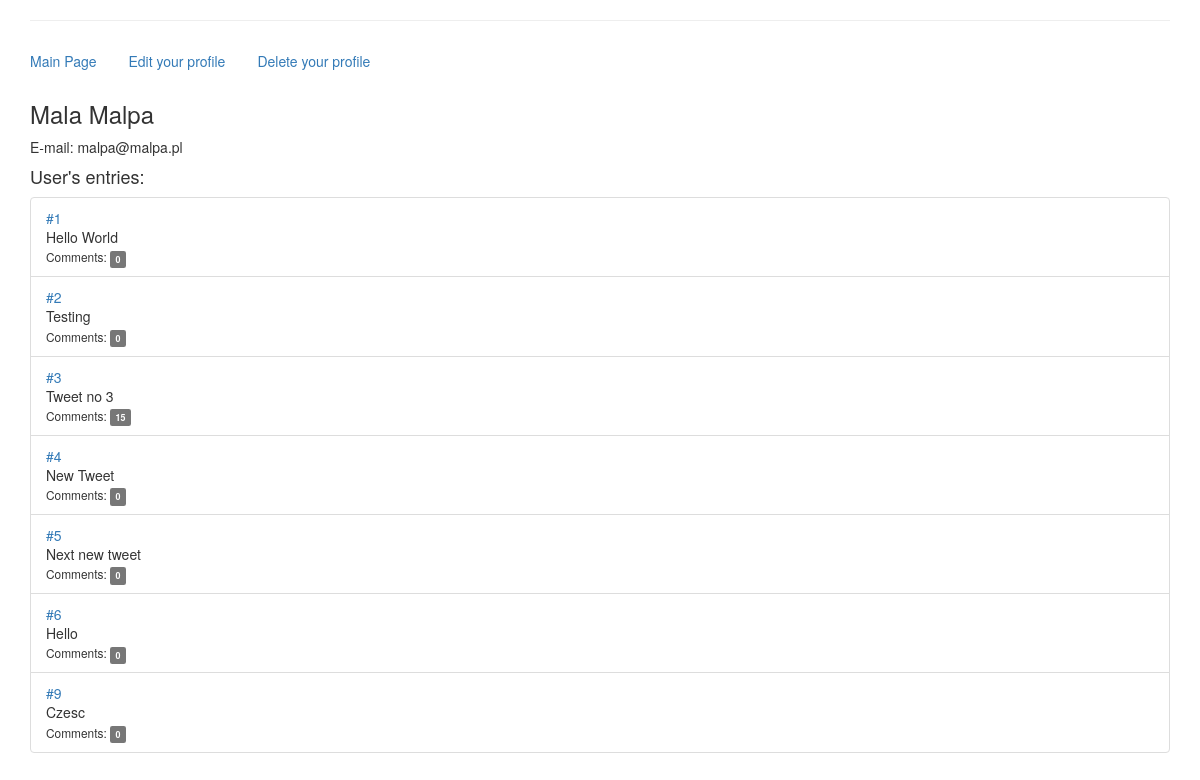
Screenshot of /user_page.php?id=2 (signed in) with the database file from the repository.
### tables this page shows
CREATE TABLE IF NOT EXISTS `User` (
  `id` int(11) NOT NULL AUTO_INCREMENT,
  `email` varchar(50) NOT NULL,
  `password` varchar(255) NOT NULL,
  `full_name` varchar(100) NOT NULL,
  `active` tinyint(1) DEFAULT '1',
  PRIMARY KEY (`id`),
  UNIQUE KEY `email` (`email`)
);

CREATE TABLE IF NOT EXISTS `Tweets` (
  `id` int(11) NOT NULL AUTO_INCREMENT,
  `user_id` int(11) NOT NULL,
  `text` varchar(140) DEFAULT NULL,
  PRIMARY KEY (`id`),
  KEY `user_id` (`user_id`)
);

### src/User.php (called while the page is built, shortened)
<?php
require_once 'connection.php';
class User {
    private $id;
    private $email;
    private $fullName;
    private $active;
    public function __construct(){
        $this->id = -1;
        $this->email = "";
        $this->fullName= "";
        $this->active = 0;
    }
    public function getEmail(){
        return $this->email;
    }
    public function getFullName(){
       return $this->fullName;
    }
    public function getActive(){
        return $this->active;
    }
    public function loadFromDB(mysqli $conn, $id){
        $sql = "SELECT * FROM User WHERE id = $id";
        $result = $conn->query($sql);
        if($result->num_rows ==1) {
            $rowUser = $result->fetch_assoc();
            $this->id = $rowUser['id'];
            $this->email = $rowUser['email'];
            $this->fullName = $rowUser['full_name'];
            $this->active = $rowUser['active'];
        }
        return false;
    }
    public function loadAllTweets(mysqli $conn){
        $sql = "SELECT * FROM Tweets WHERE user_id = '$this->id'";
        $result = $conn->query($sql);
        $allTweets = [];
        if($result->num_rows > 0){
            while($row = $result->fetch_assoc()){
                $allTweets[] = [$row['id'],$row['text']];
            }
            return $allTweets;
        }
        else{
            return false;
        }
    }
}

### src/Tweet.php (called while the page is built, shortened)
<?php
require_once 'connection.php';
class Tweet{
    public static function numOfComments($conn, $id){
        $sql = "SELECT * FROM Comments WHERE tweet_id = '$id'";
        $result = $conn->query($sql);
        return $result->num_rows;
    }
}

### user_page.php (the view, shortened to what this page needs)
<!DOCTYPE html>
<html>
    <head>
        <link href="css/bootstrap.css" rel="stylesheet" type="text/css">
    </head>
    <body>
        <div class="container">
        <?php
        require_once './src/User.php';
        require_once './src/Tweet.php';
        require_once './src/connection.php';
        if($_SERVER["REQUEST_METHOD"]==="GET"){
            $userId = $_GET["id"];
            $connectedUserId = $_SESSION['loggedUserId'];
            $user = new User();
            $user->loadFromDB($conn,$userId);
            $userTweets = $user->loadAllTweets($conn);
        }
        echo "<div class='row'>";
        echo '<ul class="nav nav-pills">';
        echo '<li role="presentation"><a href="index.php">Main Page</a></li>';
        if($user->getActive()){
            if($userId === $_SESSION['loggedUserId']){
                echo '<li role="presentation"><a href="edit_user.php?id='.$connectedUserId.'">Edit your profile</a></li>';
                echo '<li role="presentation"><a href="delete_profile.php" > Delete your profile</a></li>';
                echo '</ul>';
                echo '</div>';
            }
            else{
                echo '<li role="presentation"><a href="send_message.php?id='.$userId.'">Send Message</a></li>';
                echo '</ul>';
                echo '</div>';
            }
            echo '<div>';
            echo '<h3>'.$user->getFullName().'</h3>';
            echo '<p>E-mail: '.$user->getEmail().'</p>';
            echo "<h4>User's entries: </h4>";
            echo '<ul class="list-group">';
            if($userTweets){
                foreach ($userTweets as $tweets){
                    $commNum = Tweet::numOfComments($conn, $tweets[0]);
                    echo '<li class="list-group-item"><a class="list-group-item-heading" href=tweet_page.php?id='.$tweets[0].'> #'.$tweets[0].'</a><p class = "list-group-item-text">'.$tweets[1].'</p><small>Comments: <span class="label label-default">'.$commNum.'</span></small></li>';
                }
            }
            echo'</ul>';
            echo'</div>';
        }
        else{
            echo "This user has deactivated profile. Until activation any interraction with user will be impossible";
        }
        ?>
        </div>
    </body>
</html>

### rows the page displays
user: full_name "Mala Malpa", email "malpa@malpa.pl"
tweets: id "1", text "Hello World", commNum "0"
tweets: id "2", text "Testing", commNum "0"
tweets: id "3", text "Tweet no 3", commNum "15"
tweets: id "4", text "New Tweet", commNum "0"
tweets: id "5", text "Next new tweet", commNum "0"
tweets: id "6", text "Hello", commNum "0"
tweets: id "9", text "Czesc", commNum "0"
